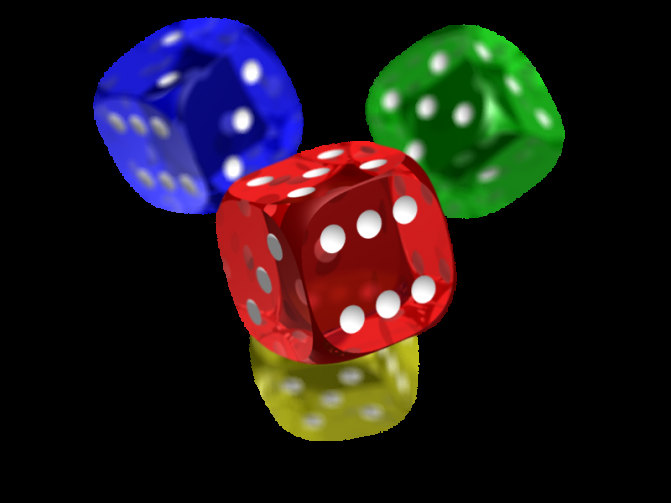
#> input picture RU/ЛР1/img.png, 671 x 503 px, given in place of e5657fda708ecbd3eb6530286ed2ba23c88efb9f1715298975c73548.png, which was not available
$ jupyter execute Untitled.ipynb   (shell and % lines are left out)   (older library calls are emulated)
#> lines starting #> are read from the running program, lines starting #| are printed output that depends on the picture; pictures that were not available may be replaced by others from this repository, and a replacement may not be noted
[cell 1]
from skimage.io import imread, imsave, imshow
from skimage import img_as_ubyte
from skimage.transform import resize
import numpy as np
import matplotlib.pyplot as plt

[cell 2]
img = imread('/media/vasily/586AD30E6AD2E830/datasets/DSB 2018/train/ef3ef194e5657fda708ecbd3eb6530286ed2ba23c88efb9f1715298975c73548/images/ef3ef194e5657fda708ecbd3eb6530286ed2ba23c88efb9f1715298975c73548.png', as_grey=True)
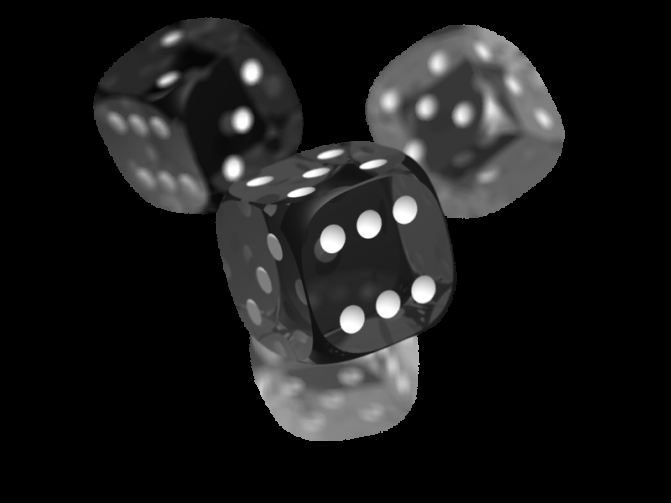
#> img: shape (503, 671) float64; min 0, max 1, mean 0.105
# imshow(img)
imshow(resize(img, (1000,1000)))
# img = 1 - img
# img = img_as_ubyte(img)
# img = img // 2 + 55
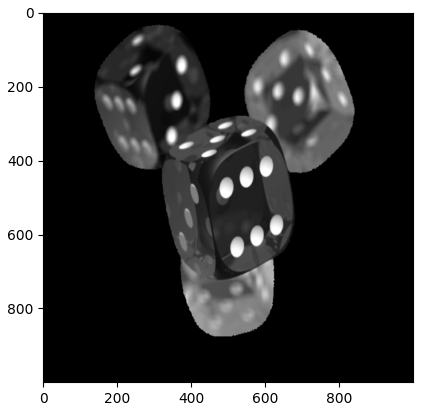
#> figure drawn by matplotlib, 1 panel

[cell 3]
plt.hist(img.ravel(), bins = 255, range=[0, 1]);
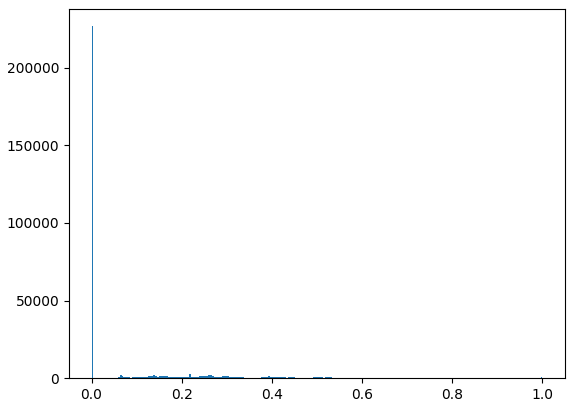
#> figure drawn by matplotlib, 1 panel; tallest bar 226762 high, from x = 0 to 0.00392

[cell 4]
imshow(img)
img.min(), img.max()
#> Out = (0, 1)

[cell 5]
img = img - img.min()
plt.hist(img.ravel(), bins = 255, range=[0, 1]);

[cell 6]
img_new = img * 1 / (img.max() - img.min())
plt.hist(img_new.ravel(), bins = 255, range=[0, 1]);

[cell 7]
imshow(img)

[cell 8]
imshow(img_new)

[cell 9]
img = imread('parrot.png')
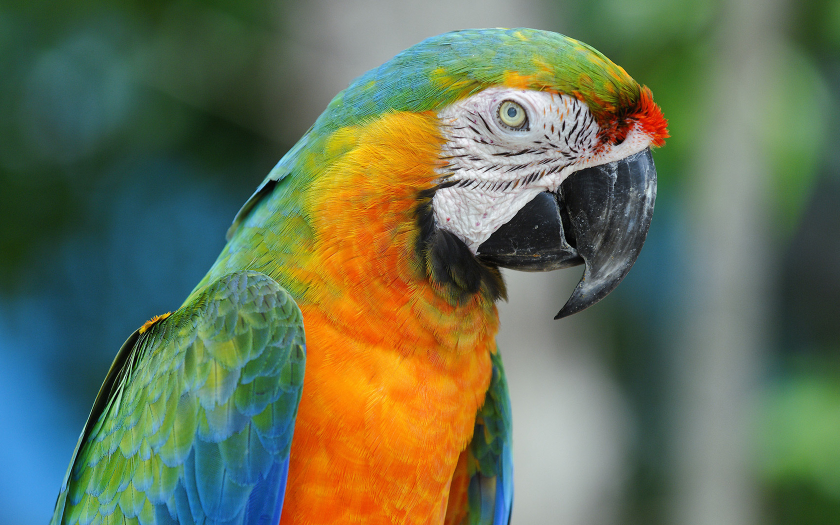
#> input picture RU/Лек3 Автоконтраст/parrot.png, 1680 x 1050 px (shown at 1/2 size)
#> img is the input picture: shape (1050, 1680, 3); mean R, G, B 102.8, 113.8, 86.7
imshow(img)

[cell 10]
from skimage.color import rgb2hsv, hsv2rgb

[cell 11]
img_new = rgb2hsv(img)
#> img_new: shape (1050, 1680, 3) float64; mean of channels 0, 1, 2 0.358, 0.453, 0.523
imshow(rgb2hsv(img)[:,:,0])
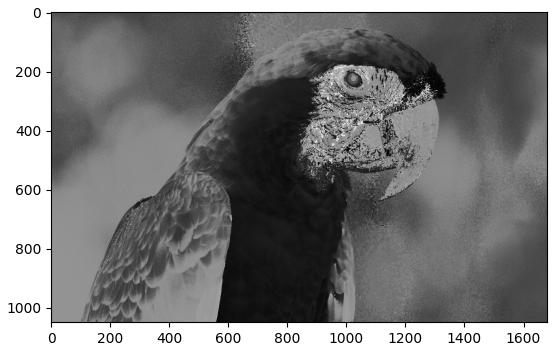
#> figure drawn by matplotlib, 1 panel
